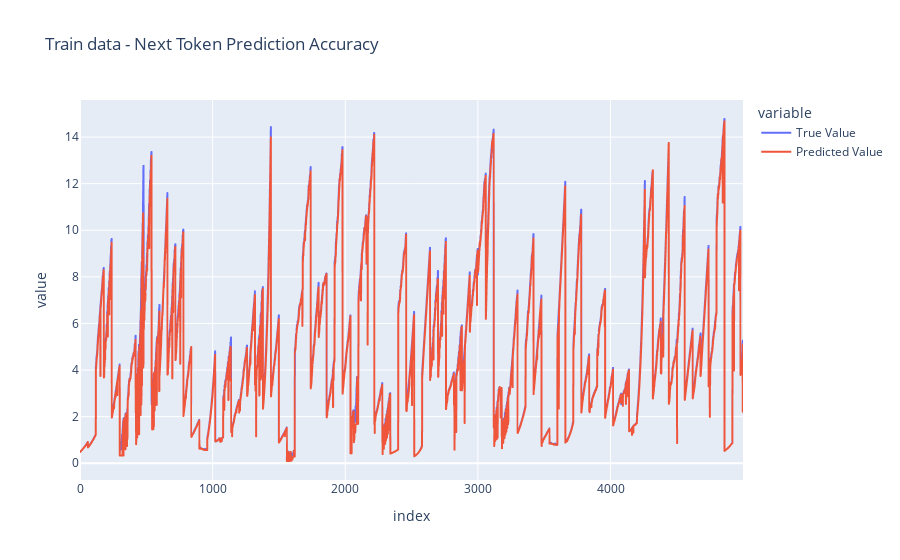

Write notebook code for a chart like this one.
### Code cell
dataset_raw= TimeSeriesDatasetRaw(train_episodes, context_window=context_window, vocab_size=vocab_size)
x_batch, y_batch = dataset_raw[range(5_000)]


print(x_batch.shape)

y_predict = learner.predict(x_batch, num_periods=1)[:, -1]




df=pd.DataFrame([y_batch, y_predict]).T
df.columns = ['True Value', 'Predicted Value']
fig = px.line(df, labels={ 'x':['Predicted Value','Predicted Value']}, title='Train data - Next Token Prediction Accuracy')
fig.show()

### Figure 1 — Plotly figure (JSON) as saved in the notebook; plotly's stock layout.template omitted (floating-point values rounded to 4 significant figures; data arrays with more than 128 entries replaced by an {"elided": "..."} marker saying what was removed)
{"data": [{"hovertemplate": "variable=True Value<br>index=%{x}<br>value=%{y}<extra></extra>", "legendgroup": "True Value", "line": {"color": "#636efa", "dash": "solid"}, "marker": {"symbol": "circle"}, "mode": "lines", "name": "True Value", "showlegend": true, "type": "scattergl", "x": {"elided": "5000 int values"}, "xaxis": "x", "y": {"elided": "5000 float values"}, "yaxis": "y"}, {"hovertemplate": "variable=Predicted Value<br>index=%{x}<br>value=%{y}<extra></extra>", "legendgroup": "Predicted Value", "line": {"color": "#EF553B", "dash": "solid"}, "marker": {"symbol": "circle"}, "mode": "lines", "name": "Predicted Value", "showlegend": true, "type": "scattergl", "x": {"elided": "5000 int values"}, "xaxis": "x", "y": {"elided": "5000 float values"}, "yaxis": "y"}], "layout": {"legend": {"title": {"text": "variable"}, "tracegroupgap": 0}, "title": {"text": "Train data - Next Token Prediction Accuracy"}, "xaxis": {"anchor": "y", "domain": [0, 1], "title": {"text": "index"}}, "yaxis": {"anchor": "x", "domain": [0, 1], "title": {"text": "value"}}}}
